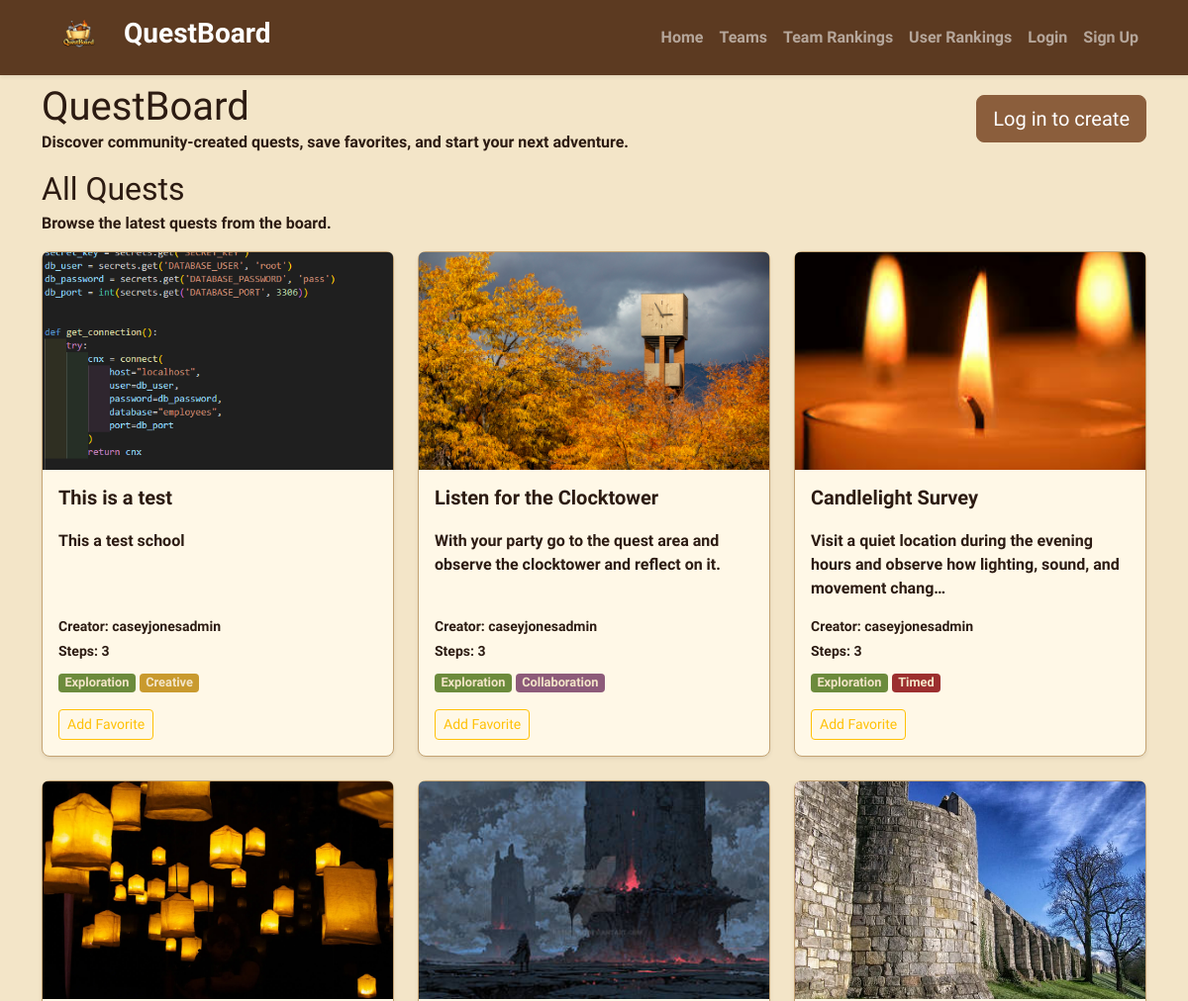
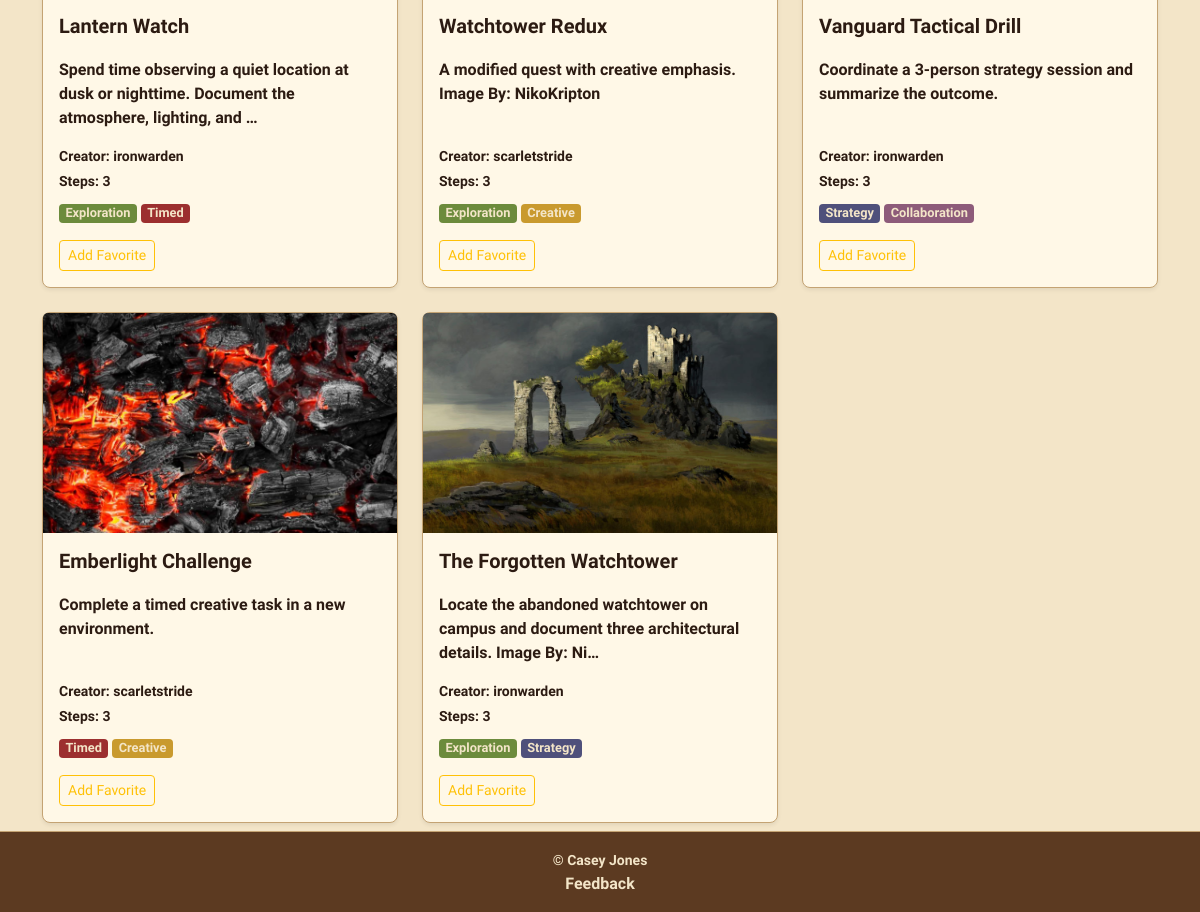
The page / on the database its author committed (2 pictures, top to bottom).
### QuestBoardApp/models.py (models this page shows, shortened)
class Quest(models.Model):
    creator = models.ForeignKey(
        User, on_delete=models.CASCADE, related_name="quests_created")
    parent = models.ForeignKey(
        "self",
        on_delete=models.SET_NULL,
        null=True,
        blank=True,
        related_name="remixes"
    )
    title = models.CharField(max_length=120)
    description = models.TextField()
    image = models.ImageField(
        upload_to="quest_images/", blank=True, null=False)
    created_at = models.DateTimeField(auto_now_add=True)
    tags = models.ManyToManyField(Tag, blank=True, related_name="quests")

class Tag(models.Model):
    name = models.CharField(max_length=40, unique=True)

### QuestBoardApp/views.py (the view)
# urls.py: path("", views.QuestListView.as_view(), name="index"),
class QuestListView(ListView):
    model = Quest
    template_name = "QuestBoardApp/index.html"
    context_object_name = "quests"
    ordering = ["-created_at"]
    def get_context_data(self, **kwargs):
        context = super().get_context_data(**kwargs)
        context["favorites"] = self.request.session.get("favorites", [])
        return context

### QuestBoardApp/templates/QuestBoardApp/index.html (shortened to what this page needs)
{% extends 'base.html' %}
{% block content %}
  <div class="d-flex flex-column flex-md-row justify-content-between align-items-start gap-3 mb-3 mt-0">
    <div>
      <h1 class="fs-1 mb-0">QuestBoard</h1>
      <p class="mb-0">Discover community-created quests, save favorites, and start your next adventure.</p>
    </div>
    <div class="d-flex gap-2 align-self-center">
      {% if user.is_authenticated %}
        <a href="{% url 'create_quest' %}" class="btn btn-primary btn-lg">Create Quest</a>
      {% else %}
        <a href="{% url 'login' %}" class="btn btn-primary btn-lg">Log in to create</a>
      {% endif %}
    </div>
  </div>
  <section>
    <div class="d-flex flex-column flex-md-row justify-content-between align-items-start gap-3 mb-3">
      <div>
        <h2 class="h2 mb-1">All Quests</h2>
        <p class="text mb-0">Browse the latest quests from the board.</p>
      </div>
    </div>
    <div class="row row-cols-1 row-cols-md-2 row-cols-xl-3 g-4">
      {% for quest in quests %}
        <div class="col">
          <div class="card h-100 shadow-sm">
            {% if quest.image %}
              <img src="{{ quest.image.url }}" class="card-img-top" alt="{{ quest.title }}" />
            {% endif %}
            <div class="card-body d-flex flex-column">
              <div class="mb-3">
                <h5 class="card-title quest-card-title mb-1"><a href="{% url 'quest_detail' quest.pk %}" class="text-decoration-none">{{ quest.title }}</a></h5>
              </div>
              <p class="card-text mb-3">{{ quest.description|truncatechars:100 }}</p>
              <div class="mt-auto">
                <p class="small mb-1">Creator: {{ quest.creator }}</p>
                <p class="small mb-2">Steps: {{ quest.steps.count }}</p>
                <div class="mb-3">
                  {% for tag in quest.tags.all %}
                    <span class="badge {{ tag.name|lower }}">{{ tag.name }}</span>
                  {% empty %}
                    <span class="small">No tags</span>
                  {% endfor %}
                </div>
                <form method="post" action="{% url 'toggle_favorite' quest.pk %}">
                  <button type="submit" class="btn btn-sm btn-outline-warning">
                    {% if quest.pk in favorites %}
                      Remove Favorite
                    {% else %}
                      Add Favorite
                    {% endif %}
                  </button>
                </form>
              </div>
            </div>
          </div>
        </div>
      {% endfor %}
    </div>
  </section>
{% endblock %}

### QuestBoardApp/static/QuestBoardApp/styles.css (style rules this page uses)
:root { --bs-primary: #8b5e3c; --bs-secondary: #5c3a21; --bs-success: #6c8b3c; --bs-danger: #9c2f2f; --bs-warning: #c99a2e; --bs-info: #7b6a4f; --bs-light: #f3e5c8; --bs-dark: #2c1b12; --bs-body-bg: #f3e5c8; --bs-body-color: #2c1b12; --bs-border-color: #c4a373; }
body { background-color: var(--bs-body-bg); color: var(--bs-body-color); background-image: url('/static/QuestBoardApp/parchment-paper.png'); background-size: contain; font-family: "Macondo", cursive; font-weight: 700; }
.card { background-color: #fff8e7; border: 1px solid #c4a373; border-radius: 8px; }
.card-title { font-weight: bold; }
.card-img-top { height: 220px; object-fit: cover; }
.quest-card-title a { color: inherit; }
.btn-primary { background-color: #8b5e3c; border-color: #8b5e3c; }
.badge { font-size: 0.8em; padding: 0.25em 0.5em; border-radius: 4px; }
.exploration { background-color: #6c8b3c; color: #f3e5c8; }
.timed { background-color: #9c2f2f; color: #f3e5c8; }
.creative { background-color: #c99a2e; color: #f3e5c8; }
.strategy { background-color: #4f507b; color: #f3e5c8; }
.collaboration { background-color: #8d5b7a; color: #f3e5c8; }

### rows shown on the page
Quest: image (picture), title "This is a test", description "This a test school", creator "caseyjonesadmin", steps.count "3", shows "Add Favorite"
Tag: name "Exploration"
Tag: name "Creative"
Quest: image (picture), title "Listen for the Clocktower", description "With your party go to the quest area and observe the clocktower and reflect on it.", creator "caseyjonesadmin", steps.count "3", shows "Add Favorite"
Tag: name "Collaboration"
Quest: image (picture), title "Candlelight Survey", description "Visit a quiet location during the evening hours and observe how lighting, sound, and movement chang…", creator "caseyjonesadmin", steps.count "3", shows "Add Favorite"
Tag: name "Timed"
Quest: image (picture), title "Lantern Watch", description "Spend time observing a quiet location at dusk or nighttime. Document the atmosphere, lighting, and …", creator "ironwarden", steps.count "3", shows "Add Favorite"
Quest: image (picture), title "Watchtower Redux", description "A modified quest with creative emphasis. Image By: NikoKripton", creator "scarletstride", steps.count "3", shows "Add Favorite"
Quest: image (picture), title "Vanguard Tactical Drill", description "Coordinate a 3-person strategy session and summarize the outcome.", creator "ironwarden", steps.count "3", shows "Add Favorite"
Tag: name "Strategy"
Quest: image (picture), title "Emberlight Challenge", description "Complete a timed creative task in a new environment.", creator "scarletstride", steps.count "3", shows "Add Favorite"
Quest: image (picture), title "The Forgotten Watchtower", description "Locate the abandoned watchtower on campus and document three architectural details. Image By: Ni…", creator "ironwarden", steps.count "3", shows "Add Favorite"
